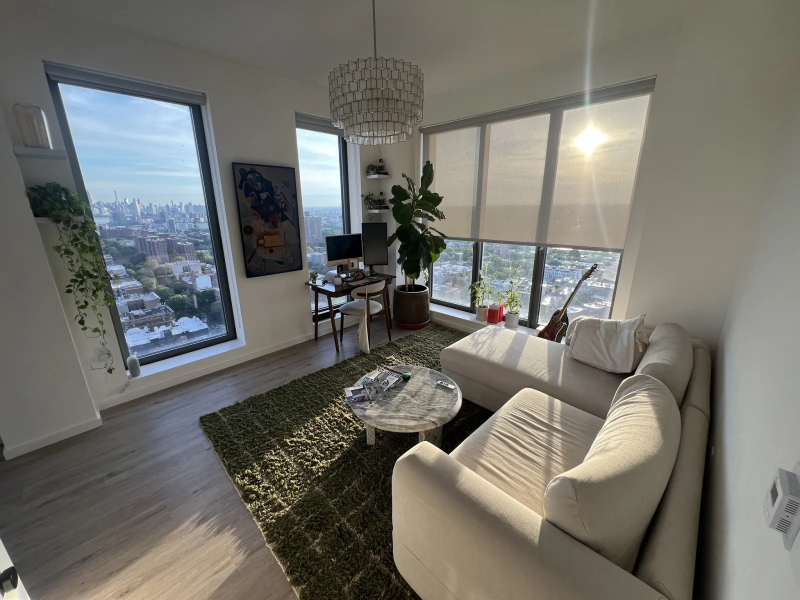
#> input picture assets/loren-apt/1-living-before.webp, 1600 x 1200 px (shown at 1/2 size); its folder holds only this picture in this run
$ python lighting_batch.py
#> lines starting #> are read from the running program, lines starting #| are printed output that depends on the picture; after the words box and inside, x2 and y2 are one past the last pixel; in counts of white or black regions, pixels touching at a corner belong together
### tools/pipeline.py
#!/usr/bin/env python3
"""RoomCast deterministic pipeline: straighten (geometry) + relight (tone-map).
Same room guaranteed — no generative repaint. CLI param-driven for best-of-N tuning."""
import cv2, numpy as np, argparse, sys

# ---------- measurement ----------
# [72 lines left out: functions measure_tilt, signed_tilt, warp, straighten, to_43, not called in this run]

# ---------- relight ----------
def gray_world_wb(im, amt=0.6):
    b,g,r = cv2.split(im.astype(np.float32))
    mb,mg,mr = b.mean(),g.mean(),r.mean(); mg_all=(mb+mg+mr)/3
    b*= (1+amt*((mg_all/ (mb+1e-6))-1)); g*=(1+amt*((mg_all/(mg+1e-6))-1)); r*=(1+amt*((mg_all/(mr+1e-6))-1))
    return cv2.merge([np.clip(b,0,255),np.clip(g,0,255),np.clip(r,0,255)]).astype(np.uint8)

# [24 lines left out: function relight, not called in this run]

def lmean(im): return float(cv2.cvtColor(im,cv2.COLOR_BGR2LAB)[:,:,0].mean())

# ---------- main ----------
# [25 lines that do not run on import are left out]

### tools/lighting_batch.py
#!/usr/bin/env python3
"""RoomCast LIGHTING pass — HONEST, deterministic relight (no generative repaint).
Operates only on existing pixels. Cannot add/remove/swap anything. Same native framing.

relight_pro: adaptive (bright rooms get a light touch, dim rooms more lift), a white/black
point re-anchor to kill the 'muddy gray whites' a flat gray-world WB caused, gentle local
contrast, and a mild unsharp pass to counter softness."""
import os, sys, cv2, numpy as np
sys.path.insert(0, os.path.dirname(__file__))
from pipeline import gray_world_wb, lmean

ASSETS = os.path.join(os.path.dirname(__file__), "..", "assets", "loren-apt")
STEMS = ["1-living", "2-kitchen", "3-kitchen2", "4-hall", "5-bath"]


def relight_pro(im):
    meanL0 = lmean(im)
    # 1) gentle WB — keep warmth, avoid the gray mud a strong gray-world caused
    im = gray_world_wb(im, 0.28)

    lab = cv2.cvtColor(im, cv2.COLOR_BGR2LAB).astype(np.float32)
    L = lab[:, :, 0] / 255.0

    # 2) adaptive shadow/mid lift — dim rooms get more, already-bright rooms barely any
    shadow = float(np.clip(0.55 - (meanL0 - 100.0) / 120.0, 0.12, 0.55))
    L = np.power(np.clip(L, 0, 1), 1.0 / (1.0 + shadow))

    # 3) window/highlight recovery — pull near-blown REAL pixels back (never invents a view)
    thr = 0.88
    hi = L > thr
    L[hi] = thr + (L[hi] - thr) * (1.0 - 0.70)

    # 4) white/black-point re-anchor — restores clean whites + punch (fixes 'muddy/flat')
    lo = np.percentile(L, 1.5)
    hiP = np.percentile(L, 99.0)
    if hiP - lo > 1e-3:
        L = (L - lo) / (hiP - lo)
        L = 0.02 + np.clip(L, 0, 1) * 0.95          # gentle, leaves headroom

    L8 = np.clip(L * 255, 0, 255).astype(np.uint8)

    # 5) light local contrast (dimensional, not blotchy)
    L8 = cv2.createCLAHE(clipLimit=1.1, tileGridSize=(8, 8)).apply(L8)

    # 6) soft S-curve pop
    Ls = L8.astype(np.float32) / 255.0
    Ls = np.clip(0.5 + (Ls - 0.5) * 1.10, 0, 1)
    lab[:, :, 0] = Ls * 255.0

    out = cv2.cvtColor(np.clip(lab, 0, 255).astype(np.uint8), cv2.COLOR_LAB2BGR)

    # 7) mild vibrance
    hsv = cv2.cvtColor(out, cv2.COLOR_BGR2HSV).astype(np.float32)
    hsv[:, :, 1] = np.clip(hsv[:, :, 1] * 1.10, 0, 255)
    out = cv2.cvtColor(hsv.astype(np.uint8), cv2.COLOR_HSV2BGR)

    # 8) mild unsharp — counters the softness reviewers flagged
    blur = cv2.GaussianBlur(out, (0, 0), 1.2)
    out = cv2.addWeighted(out, 1.45, blur, -0.45, 0)
    return out


def main():
    for stem in STEMS:
        inp = os.path.join(ASSETS, f"{stem}-before.webp")
        out = os.path.join(ASSETS, f"{stem}-lit.webp")   # fresh name — never a stale generative cache hit
        im = cv2.imread(inp, cv2.IMREAD_COLOR)
#> im is the input picture: shape (1200, 1600, 3); mean B, G, R 106.4, 113.2, 114.6
        if im is None:
            print(f"  SKIP {stem}: cannot read {inp}", flush=True); continue
        l0 = lmean(im)
#> l0 = 119.8
        outim = relight_pro(im)
#> in gray_world_wb, `b,g,r = cv2.split(im.astype(np.float32))`:
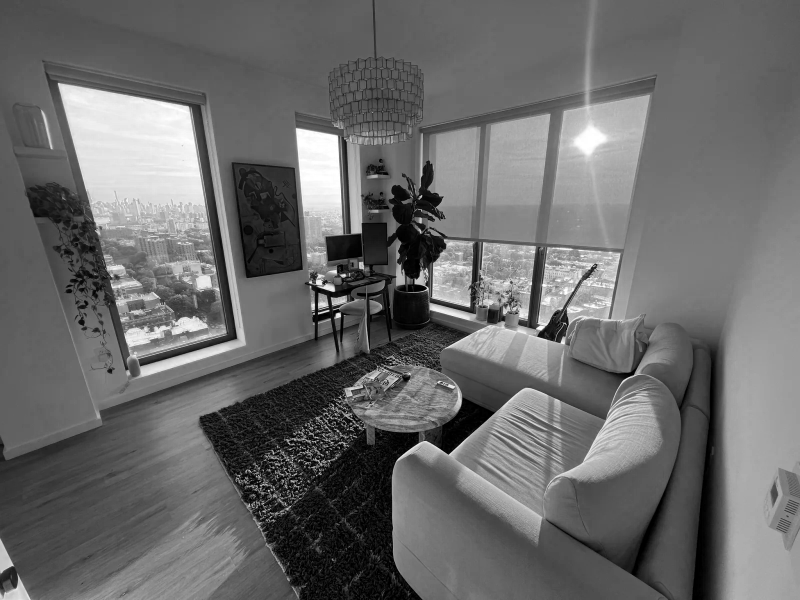
#> b: shape (1200, 1600) float32 (shown at 1/2 size); min 0, max 255, mean 106.4
#> in gray_world_wb, `b,g,r = cv2.split(im.astype(np.float32))`:
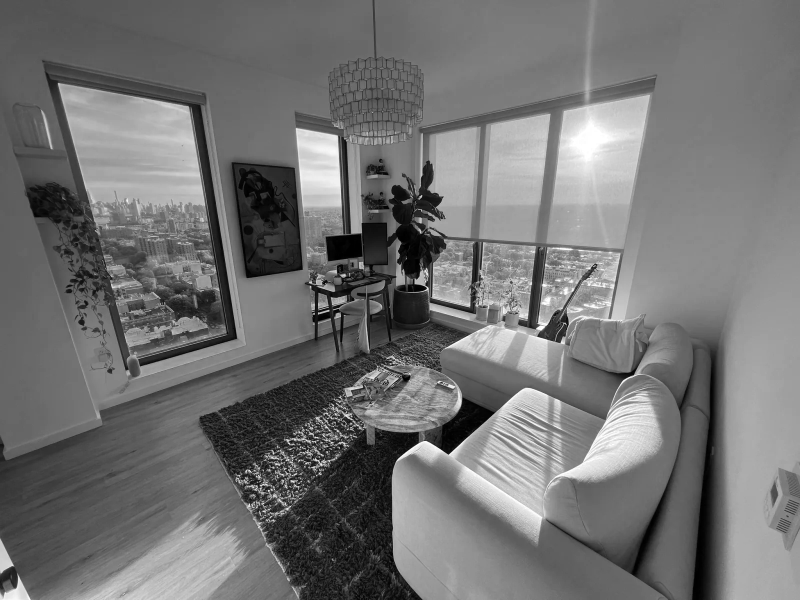
#> r: shape (1200, 1600) float32 (shown at 1/2 size); min 0, max 255, mean 114.6
#> in gray_world_wb, `mb, mg, mr = (b.mean(), g.mean(), r.mean())`: mb = 106.4; mg = 113.2; mr = 114.6
#> in gray_world_wb, `mg_all = (mb + mg + mr) / 3`: mg_all = 111.4
#> in relight_pro, `lab = cv2.cvtColor(im, cv2.COLOR_BGR2LAB).astype(np.float32)`:
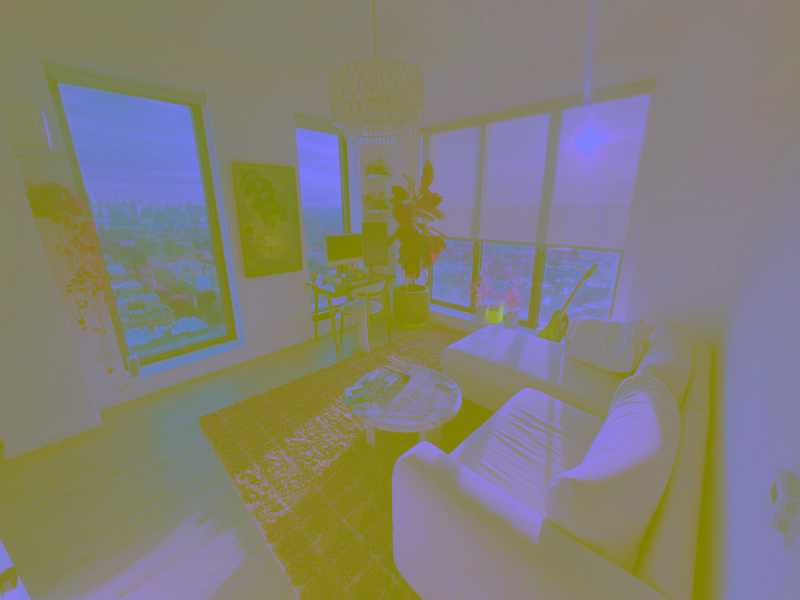
#> lab: shape (1200, 1600, 3) float32 (shown at 1/2 size); mean B, G, R 118.8, 127.6, 130.6
#> in relight_pro, `shadow = float(np.clip(0.55 - (meanL0 - 100.0) / 120.0, 0.12, 0.55))`: shadow = 0.385
#> in relight_pro, `hi = L > thr`:
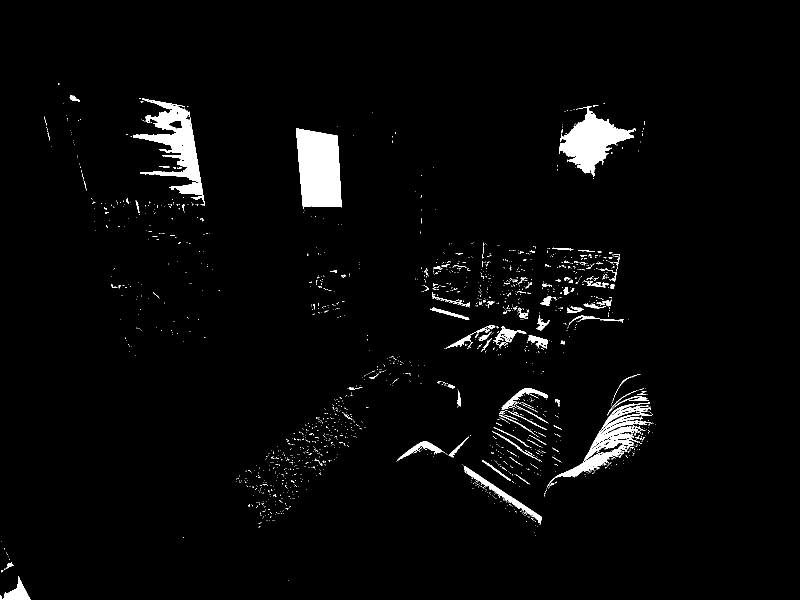
#> hi: shape (1200, 1600) bool (shown at 1/2 size); 2.9% white; 1828 white regions (1714 under 20 px), largest, box (x1, y1, x2, y2) and area: (592, 257, 683, 418) 11980, (266, 197, 410, 412) 9652, (1118, 212, 1268, 354) 8915
#> in relight_pro, `L[hi] = thr + (L[hi] - thr) * (1.0 - 0.70)`: L: shape (1200, 1600) float32; min 0, max 0.914, mean 0.562
#> in relight_pro, `lo = np.percentile(L, 1.5)`: lo = 0.0746
#> in relight_pro, `hiP = np.percentile(L, 99.0)`: hiP = 0.897
#> in relight_pro, `lab[:, :, 0] = Ls * 255.0`:
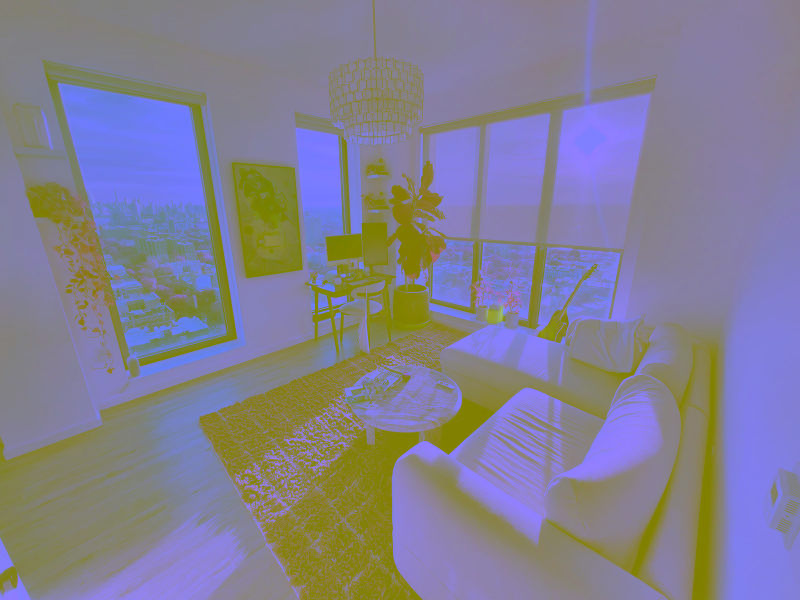
#> lab: shape (1200, 1600, 3) float32 (shown at 1/2 size); mean B, G, R 146, 127.6, 130.6
#> in relight_pro, `out = cv2.cvtColor(np.clip(lab, 0, 255).astype(np.uint8), cv2.COLOR_LA..`:
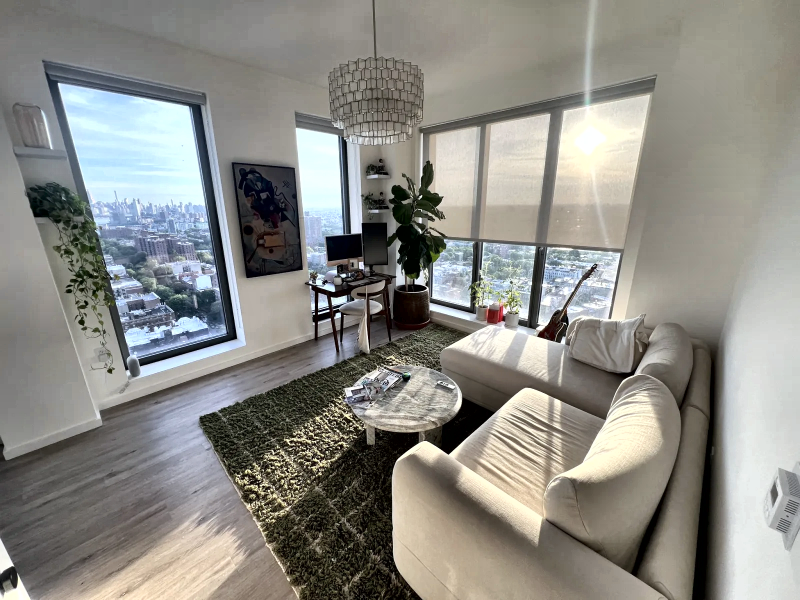
#> out: shape (1200, 1600, 3) (shown at 1/2 size); mean B, G, R 133.7, 139.4, 140.5
#> in relight_pro, `hsv = cv2.cvtColor(out, cv2.COLOR_BGR2HSV).astype(np.float32)`:
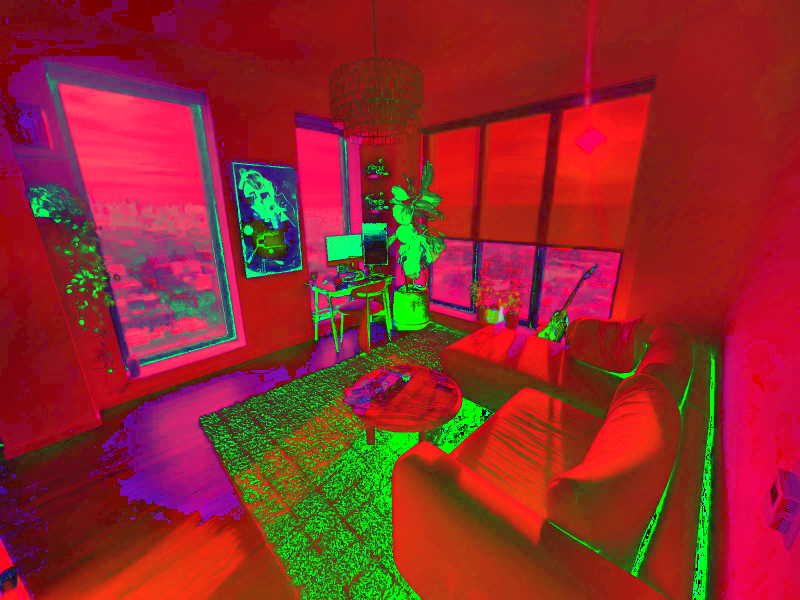
#> hsv: shape (1200, 1600, 3) float32 (shown at 1/2 size); mean B, G, R 41.6, 41.6, 145.6
        cv2.imwrite(out, outim, [cv2.IMWRITE_WEBP_QUALITY, 92])
        print(f"{stem}: {im.shape[1]}x{im.shape[0]}  L {l0:.1f} -> {lmean(outim):.1f}", flush=True)
#| 1-living: 1600x1200  L 119.8 -> 144.6
    print("LIGHTING BATCH COMPLETE", flush=True)


if __name__ == "__main__":
    main()
